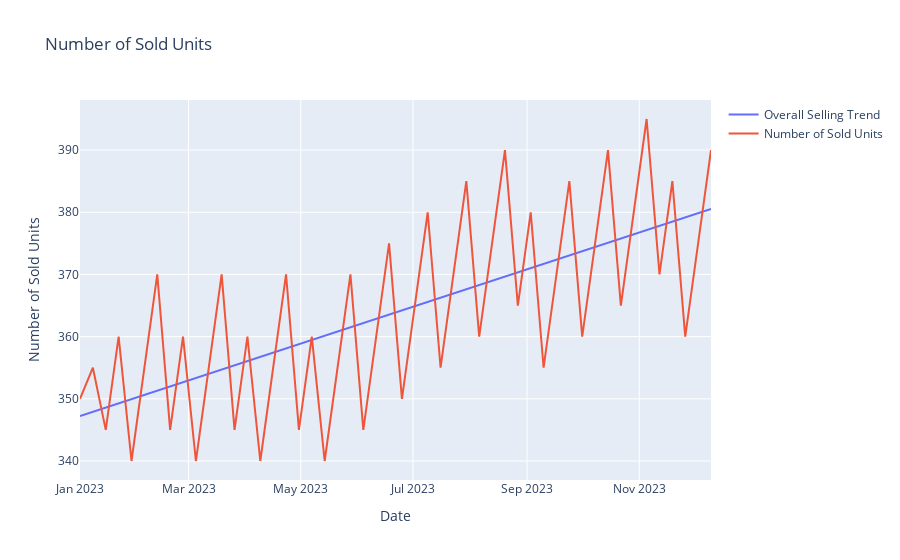

Write notebook code for a chart like this one.
### Markdown cell above
**Second Step** : Plot Graph of both Number of Units Sold and Trend of Units Sold

### Code cell
fig = go.Figure()
fig.add_trace(go.Scatter(x=dataframe["Start Date"], y=dataframe["Units_Sold_Trend"],mode='lines',name='Overall Selling Trend'))
fig.add_trace(go.Scatter(x=dataframe["Start Date"], y=dataframe["Units Sold"],mode='lines',name='Number of Sold Units'))
fig.update_layout(
    title=dict(text="Number of Sold Units")
)
fig.update_xaxes(title_text="Date")
fig.update_yaxes(title_text="Number of Sold Units")
fig.show()
dataframe.drop(columns=["Units_Sold_Trend"],inplace=True)
